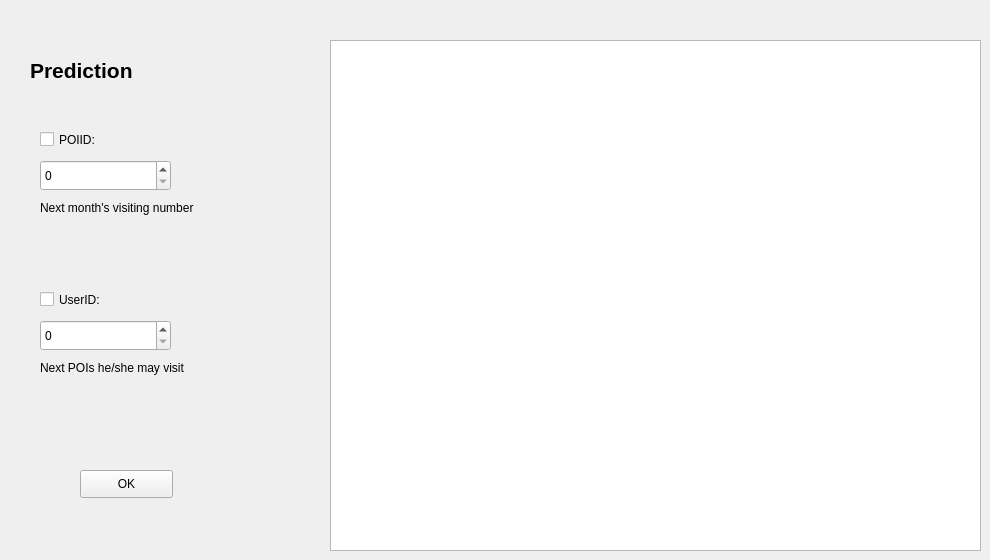
      <widget class="QWidget" name="tab_8">
       <attribute name="title">
        <string>Prediction</string>
       </attribute>
       <widget class="QCheckBox" name="pre_poi_check">
        <property name="geometry">
         <rect>
          <x>40</x>
          <y>130</y>
          <width>91</width>
          <height>19</height>
         </rect>
        </property>
        <property name="text">
         <string>POIID:</string>
        </property>
       </widget>
       <widget class="QSpinBox" name="pre_POIinput">
        <property name="geometry">
         <rect>
          <x>40</x>
          <y>160</y>
          <width>131</width>
          <height>31</height>
         </rect>
        </property>
        <property name="maximum">
         <number>50834</number>
        </property>
       </widget>
       <widget class="QTextBrowser" name="pre_textbrowser">
        <property name="geometry">
         <rect>
          <x>330</x>
          <y>40</y>
          <width>651</width>
          <height>511</height>
         </rect>
        </property>
       </widget>
       <widget class="QCheckBox" name="pre_user_check">
        <property name="geometry">
         <rect>
          <x>40</x>
          <y>290</y>
          <width>91</width>
          <height>19</height>
         </rect>
        </property>
        <property name="text">
         <string>UserID:</string>
        </property>
       </widget>
       <widget class="QSpinBox" name="pre_userInput">
        <property name="geometry">
         <rect>
          <x>40</x>
          <y>320</y>
          <width>131</width>
          <height>31</height>
         </rect>
        </property>
        <property name="maximum">
         <number>22324</number>
        </property>
       </widget>
       <widget class="QLabel" name="label_47">
        <property name="geometry">
         <rect>
          <x>40</x>
          <y>360</y>
          <width>261</width>
          <height>16</height>
         </rect>
        </property>
        <property name="text">
         <string>Next POIs he/she may visit</string>
        </property>
       </widget>
       <widget class="QLabel" name="label_49">
        <property name="geometry">
         <rect>
          <x>40</x>
          <y>200</y>
          <width>251</width>
          <height>16</height>
         </rect>
        </property>
        <property name="text">
         <string>Next month's visiting number</string>
        </property>
       </widget>
       <widget class="QLabel" name="label_50">
        <property name="geometry">
         <rect>
          <x>30</x>
          <y>40</y>
          <width>231</width>
          <height>61</height>
         </rect>
        </property>
        <property name="text">
         <string>&lt;html&gt;&lt;head/&gt;&lt;body&gt;&lt;p&gt;&lt;span style=&quot; font-size:16pt; font-weight:600;&quot;&gt;Prediction&lt;/span&gt;&lt;/p&gt;&lt;/body&gt;&lt;/html&gt;</string>
        </property>
       </widget>
       <widget class="QPushButton" name="pre_pushButton">
        <property name="geometry">
         <rect>
          <x>80</x>
          <y>470</y>
          <width>93</width>
          <height>28</height>
         </rect>
        </property>
        <property name="text">
         <string>OK</string>
        </property>
       </widget>
      </widget>
